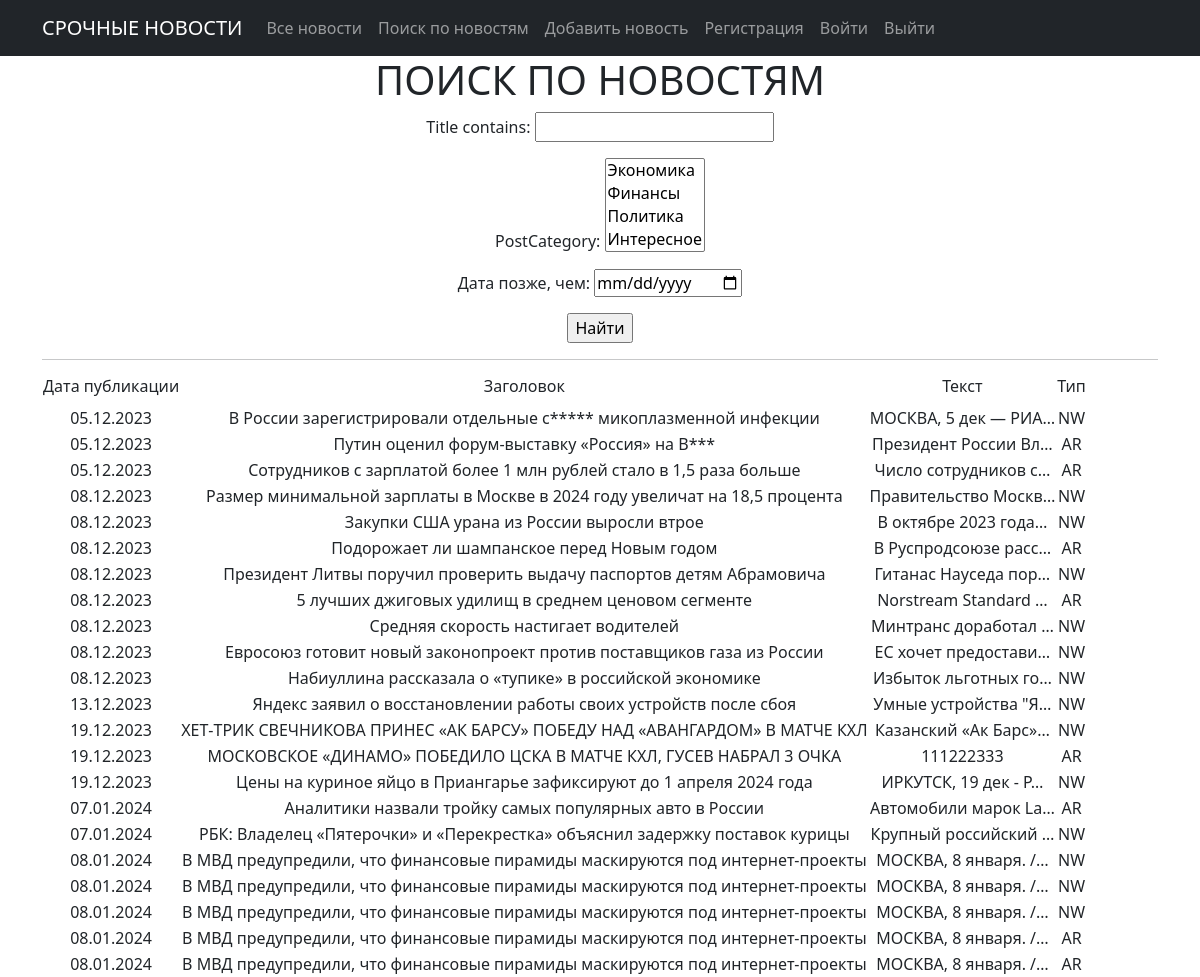
The page /search/ on the database as committed earlier.
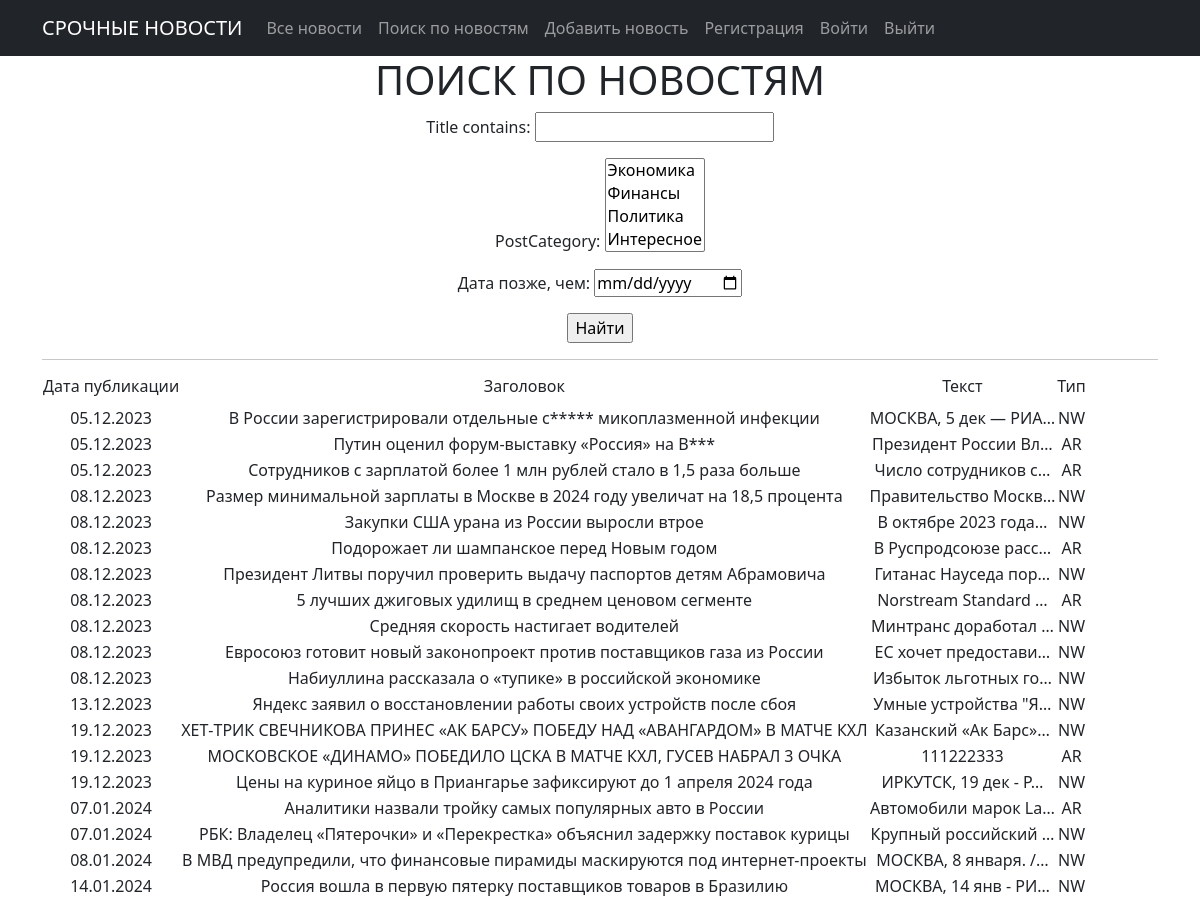
The same page on the database as committed later.
### news/models.py (models this page shows, shortened)
class Post(models.Model):
    author = models.ForeignKey(Author, on_delete=models.CASCADE)
    NEWS = 'NW'
    ARTICLE = 'AR'
    CATEGORY_CHOICES = ((NEWS, 'Новость'), (ARTICLE, 'Статья'),)
    categoryType = models.CharField(max_length=2, choices=CATEGORY_CHOICES, default=ARTICLE)
    dateCreation = models.DateTimeField(auto_now_add=True)
    postCategory = models.ManyToManyField('Category', through='PostCategory')
    title = models.CharField(max_length=128)
    text = models.TextField()
    rating = models.SmallIntegerField(default=0)

### news/views.py (the view)
# urls.py: path('search/', Search.as_view(), name='search_page'),
class Search(ListView):
    model = Post
    ordering = 'dateCreation'
    template_name = 'news_search.html'
    context_object_name = 'news'
    def get_queryset(self):
        queryset = super().get_queryset()
        self.filterset = PostFilter(self.request.GET, queryset)
        return self.filterset.qs
    def get_context_data(self, **kwargs):
        context = super().get_context_data(**kwargs)
        context['filterset'] = self.filterset
        return context

### news/models.py (called while the page is built)
    def __str__(self):
        return self.name

### news/templatetags/custom_filters.py (called while the page is built)
@register.filter()
def censor(text):
    if type(text) == str:
        text = text.split()
        for i, word in enumerate(text):
            if word in words:
                text[i] = word[0] + '*' * len(word[1:])
        return ' '.join(text)
    else:
        return "Не текст!"

### templates/news_search.html (shortened to what this page needs)
{% extends 'flatpages/default.html' %}
{% load custom_filters %}
{% block content %}
    <h1>ПОИСК ПО НОВОСТЯМ</h1>
    <form action="" method="get">
        {{ filterset.form.as_p }}
        <input type="submit" value="Найти" />
    </form>
<hr>
    {% if news %}
        <table>
            <tr>
                <td><h6>Дата публикации</h6></td>
                <td><h6>Заголовок</h6></td>
                <td><h6>Текст</h6></td>
                <td><h6>Тип</h6></td>
            </tr>
            {% for n in news %}
            <tr>
                <td>{{ n.dateCreation|date:'d.m.Y' }}</td>
                <td>{{ n.title|censor }}</td>
                <td>{{ n.text|truncatechars:20 }}</td>
                <td>{{ n.categoryType }}</td>
            </tr>
            {% endfor %}
        </table>
    {% else %}
        <h2>Новостей нет!</h2>
    {% endif %}
{% endblock content %}

### templates/flatpages/default.html (shortened to what this page needs)
<!DOCTYPE html>
<html lang="en">
{% load static %}
    <head>
        <link href="{% static 'css/styles.css' %}" rel="stylesheet" />
    </head>
    <body>
        <nav class="navbar navbar-expand-lg navbar-dark bg-dark static-top">
           <div class="container">
               <a class="navbar-brand" href="#">СРОЧНЫЕ НОВОСТИ</a>
               <div class="collapse navbar-collapse" id="navbarResponsive">
                   <ul class="navbar-nav ml-auto">
                       <li class="nav-item">
                           <a class="nav-link" href="/news/">Все новости</a>
                       </li>
                       <li class="nav-item">
                           <a class="nav-link" href="/news/search/">Поиск по новостям</a>
                       </li>
                       <li class="nav-item active">
                           <a class="nav-link" href="/news/create">Добавить новость</a>
                       </li>
                       <li class="nav-item active">
                           <a class="nav-link" href="/accounts/signup">Регистрация</a>
                       </li>
                       <li class="nav-item active">
                           <a class="nav-link" href="/accounts/login">Войти</a>
                       </li>
                       <li class="nav-item active">
                           <a class="nav-link" href="/accounts/logout">Выйти</a>
                       </li>
                   </ul>
               </div>
           </div>
        </nav>
        <div class="container">
   <div class="row">
       <div class="col-lg-12 text-center">
           {% block content %}{% endblock content %}
       </div>
   </div>
</div>
    </body>
</html>

Rows that differ between the two databases and show on the page:
removed Post: dateCreation "08.01.2024", title|censor "В МВД предупредили, что финансовые пирамиды маскируются под интернет-проекты", text "МОСКВА, 8 января. /…", categoryType "NW"
removed Post: dateCreation "08.01.2024", title|censor "В МВД предупредили, что финансовые пирамиды маскируются под интернет-проекты", text "МОСКВА, 8 января. /…", categoryType "NW"
removed Post: dateCreation "08.01.2024", title|censor "В МВД предупредили, что финансовые пирамиды маскируются под интернет-проекты", text "МОСКВА, 8 января. /…", categoryType "AR"
removed Post: dateCreation "08.01.2024", title|censor "В МВД предупредили, что финансовые пирамиды маскируются под интернет-проекты", text "МОСКВА, 8 января. /…", categoryType "AR"
added Post: dateCreation "14.01.2024", title|censor "Россия вошла в первую пятерку поставщиков товаров в Бразилию", text "МОСКВА, 14 янв - РИ…", categoryType "NW"
